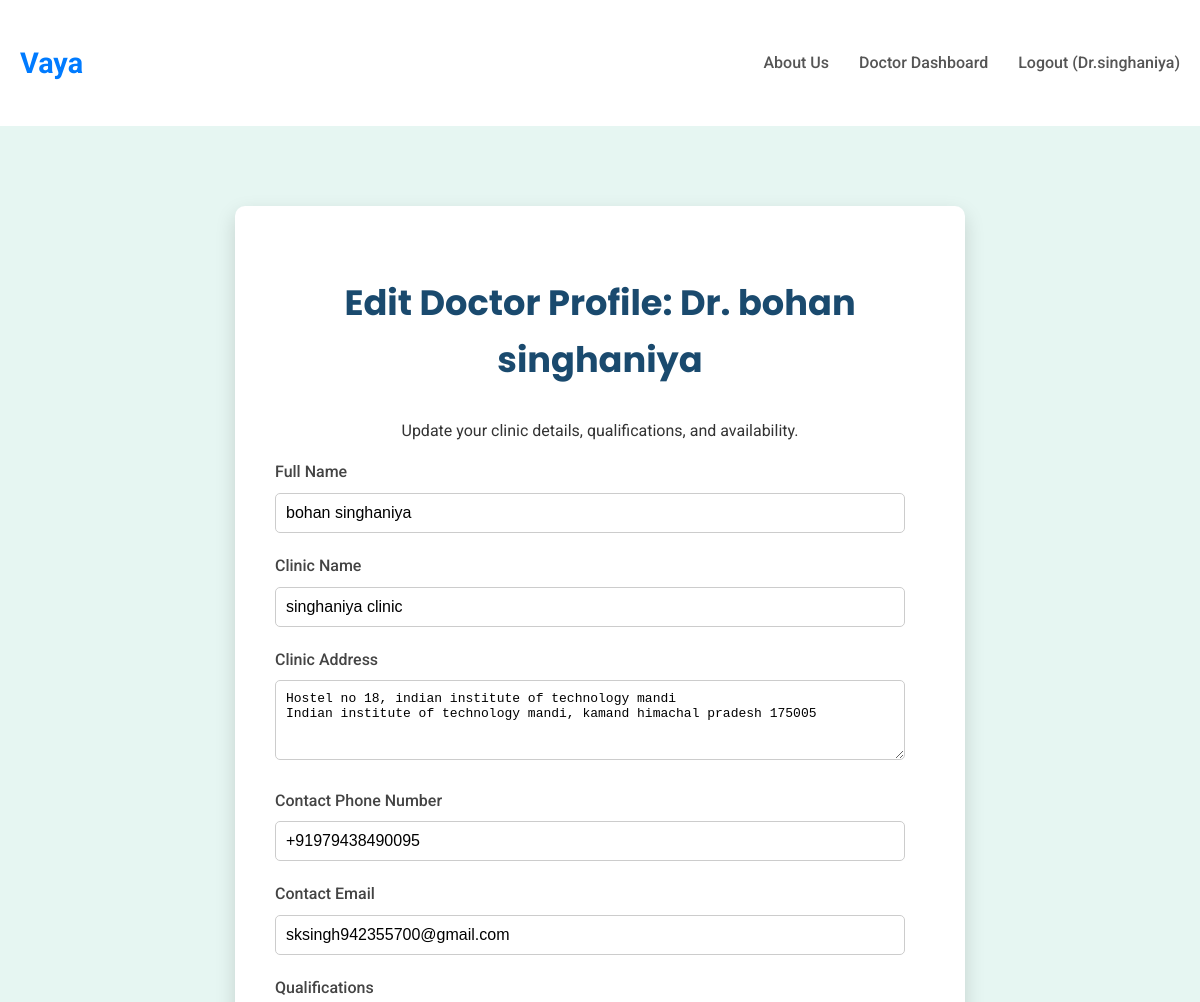
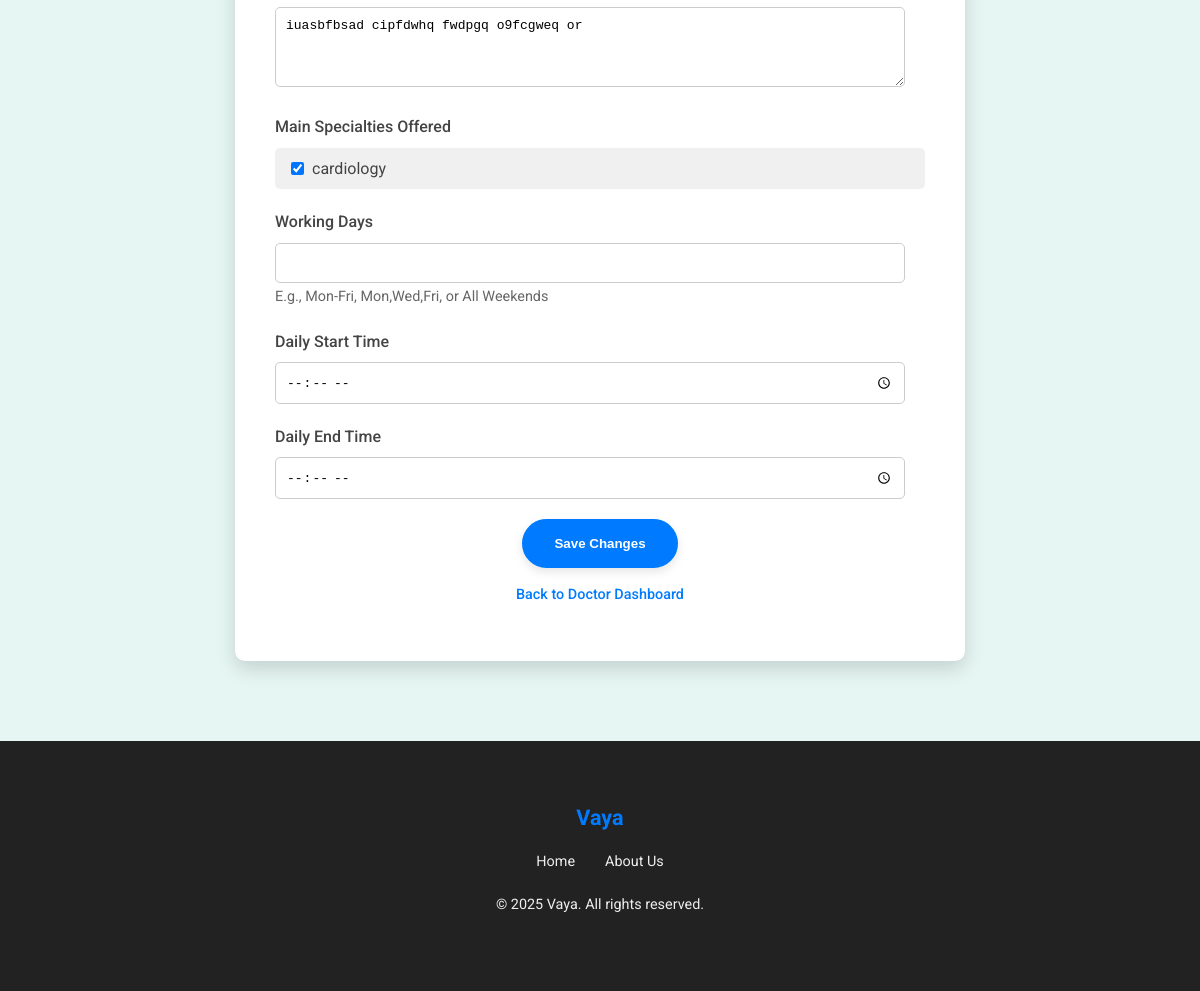
Screenshot of /doctors/profile/edit/ (signed in) with the database file from the repository (2 pictures, top to bottom).
### users/models.py (models this page shows, shortened)
class CustomUser(AbstractUser):
    phone_number = models.CharField(max_length=15, unique=True, blank=True, null=True)
    date_of_birth = models.DateField(blank=True, null=True)
    GENDER_CHOICES = [
        ('M', 'Male'),
        ('F', 'Female'),
        ('O', 'Other'),
        ('P', 'Prefer not to say'),
    ]
    gender = models.CharField(max_length=1, choices=GENDER_CHOICES, blank=True, null=True)
    groups = models.ManyToManyField(
        "auth.Group",
        verbose_name="groups",
        blank=True,
        help_text="The groups this user belongs to. A user will get all permissions granted to each of their groups.",
        related_name="customuser_set",
        related_query_name="customuser",
    )
    user_permissions = models.ManyToManyField(
        "auth.Permission",
        verbose_name="user permissions",
        blank=True,
        help_text="Specific permissions for this user.",
        related_name="customuser_set",
        related_query_name="customuser",
    )

### doctors/models.py (models this page shows, shortened)
class Doctor(models.Model):
    user = models.OneToOneField(CustomUser, on_delete=models.SET_NULL, null=True, blank=True, related_name='doctor_login_profile')
    full_name = models.CharField(max_length=200)
    specialties = models.ManyToManyField(Specialty, blank=True, related_name='doctors')
    clinic_name = models.CharField(max_length=200)
    clinic_address = models.TextField()
    contact_phone = models.CharField(max_length=15, unique=True)
    contact_email = models.EmailField(unique=True, blank=True, null=True)
    qualifications = models.TextField(blank=True, null=True)
    is_approved = models.BooleanField(default=False)
    working_days = models.CharField(
        max_length=100,
        blank=True,
        null=True,
        help_text="E.g., Mon-Fri, Mon,Wed,Fri, or All Weekends"
    )
    start_time = models.TimeField(blank=True, null=True)
    end_time = models.TimeField(blank=True, null=True)
    class Meta:
        ordering = ['full_name']

class Specialty(models.Model):
    name = models.CharField(max_length=100, unique=True)
    class Meta:
        verbose_name_plural = "Specialties"
    def __str__(self):
        return self.name

### doctors/views.py (the view)
# urls.py: path('profile/edit/', views.doctor_profile_edit, name='doctor_profile_edit'),
@login_required
def doctor_profile_edit(request):
    try:
        doctor = request.user.doctor_login_profile
        if not doctor.is_approved:
            messages.warning(request, "Your doctor profile is pending approval. You cannot edit it until approved.")
            return redirect('doctor_dashboard') # Or landing_page
    except Doctor.DoesNotExist:
        messages.error(request, "You are not registered as a doctor.")
        return redirect('register_clinic')
    if request.method == 'POST':
        form = DoctorProfileEditForm(request.POST, instance=doctor)
        if form.is_valid():
            doctor_instance = form.save(commit=False)
            doctor_instance.save() # Save the doctor's non-M2M fields
            form.save_m2m() # Save the ManyToManyField (specialties)
            messages.success(request, 'Your profile has been updated successfully!')
            return redirect('doctor_dashboard') # Redirect back to doctor dashboard
        else:
            messages.error(request, 'Please correct the errors below.')
    else:
        form = DoctorProfileEditForm(instance=doctor) # Pre-populate form with current doctor data
    context = {
        'form': form,
        'doctor': doctor, # Pass doctor object for template title/context
    }
    return render(request, 'doctors/doctor_profile_edit.html', context)

### templates/doctors/doctor_profile_edit.html (shortened to what this page needs)
{% extends 'base.html' %}
{% block content %}
    <section class="profile-edit-section">
        <div class="container">
            <div class="profile-edit-card">
                <h2>Edit Doctor Profile: Dr. {{ doctor.full_name }}</h2>
                <p>Update your clinic details, qualifications, and availability.</p>
                <form method="post">
                    {% for field in form %}
                        <div class="form-group">
                            <label for="{{ field.id_for_label }}">{{ field.label }}</label>
                            {% if field.name == 'specialties' %}
                                <ul class="checkbox-select-multiple">
                                    {% for choice in field %}
                                        <li>
                                            {{ choice.tag }}
                                            <label for="{{ choice.id_for_label }}">{{ choice.choice_label }}</label>
                                        </li>
                                    {% endfor %}
                                </ul>
                            {% else %}
                                {{ field }}
                            {% endif %}
                            {% if field.help_text %}
                                <small class="help-text">{{ field.help_text }}</small>
                            {% endif %}
                        </div>
                    {% endfor %}
                    <button type="submit" class="btn-primary">Save Changes</button>
                </form>
                <div class="help-text">
                    <p><a href="{% url 'doctor_dashboard' %}">Back to Doctor Dashboard</a></p>
                </div>
            </div>
        </div>
    </section>
{% endblock %}

### templates/base.html (shortened to what this page needs)
<!DOCTYPE html>
<html lang="en">
<head>
</head>
<body>
    <header>
        <div class="container navbar">
            <a href="{% url 'landing_page' %}" class="logo">Vaya</a>
            <nav>
                <ul class="nav-links">
                    <li><a href="{% url 'about_us' %}">About Us</a></li>
                    {% if user.is_authenticated %}
                        {% if user.doctor_login_profile and user.doctor_login_profile.is_approved %}
                            <li><a href="{% url 'doctor_dashboard' %}">Doctor Dashboard</a></li>
                        {% elif user.doctor_login_profile and not user.doctor_login_profile.is_approved %}
                            <li><a href="{% url 'landing_page' %}">Profile Pending</a></li>
                        {% else %}
                            <li><a href="{% url 'patient_dashboard' %}">Patient Dashboard</a></li>
                            <li><a href="{% url 'symptom_checker' %}">AI Assistant</a></li>
                        {% endif %}
                        <li><a href="{% url 'logout' %}">Logout ({{ user.username }})</a></li>
                    {% else %}
                        <li><a href="{% url 'register_clinic' %}">For Doctors</a></li>
                        <li><a href="{% url 'login' %}">Login</a></li>
                    {% endif %}
                </ul>
            </nav>
        </div>
    </header>
    {% block content %}{% endblock %}
    <footer>
        <div class="container">
            <a href="{% url 'landing_page' %}" class="logo">Vaya</a>
            <ul class="footer-links">
                <li><a href="{% url 'landing_page' %}">Home</a></li>
                <li><a href="{% url 'about_us' %}">About Us</a></li>
            </ul>
            <p>&copy; 2025 Vaya. All rights reserved.</p>
        </div>
    </footer>
</body>
</html>

### templates/base.html (style rules this page uses)
body { margin: 0; font-family: 'Roboto', sans-serif; line-height: 1.6; color: #333; background-color: #f8fcfb; display: flex; flex-direction: column; min-height: 100vh; }
h1, h2, h3 { font-family: 'Poppins', sans-serif; color: #1a4a6e; }
.container { max-width: 1200px; margin: 0 auto; padding: 20px; }
header { background-color: #fff; padding: 20px 0; box-shadow: 0 2px 4px rgba(0,0,0,0.05); }
.navbar { display: flex; justify-content: space-between; align-items: center; }
.logo { font-size: 1.8em; font-weight: 700; color: #007bff; text-decoration: none; }
.nav-links { list-style: none; margin: 0; padding: 0; display: flex; }
.nav-links li { margin-left: 30px; }
.nav-links a { text-decoration: none; color: #555; font-weight: 500; transition: color 0.3s ease; }
.btn-primary { background-color: #007bff; color: #fff; border: 2px solid #007bff; display: inline-block; padding: 15px 30px; border-radius: 50px; text-decoration: none; font-weight: 600; transition: background-color 0.3s ease, color 0.3s ease, transform 0.2s ease; box-shadow: 0 4px 10px rgba(0,0,0,0.1); }
.form-group { margin-bottom: 20px; text-align: left; }
.form-group label { display: block; margin-bottom: 8px; font-weight: 500; color: #444; }
.form-group input[type="text"], .form-group input[type="email"], .form-group input[type="tel"], .form-group input[type="password"], .form-group input[type="date"], .form-group input[type="time"], .form-group textarea, .form-group select { width: calc(100% - 20px); padding: 10px; border: 1px solid #ccc; border-radius: 5px; font-size: 1em; box-sizing: border-box; }
.form-group textarea { resize: vertical; min-height: 80px; }
.form-group input[type="checkbox"] { margin-right: 10px; }
footer { background-color: #222; color: #eee; padding: 40px 0; text-align: center; font-size: 0.9em; margin-top: auto; }
footer .logo { color: #007bff; font-size: 1.5em; margin-bottom: 15px; display: inline-block; }
.footer-links { list-style: none; padding: 0; margin: 0 0 20px 0; display: flex; justify-content: center; flex-wrap: wrap; gap: 15px 30px; }
.footer-links a { color: #eee; text-decoration: none; transition: color 0.3s ease; }

### templates/doctors/doctor_profile_edit.html (style rules this page uses)
.profile-edit-section { flex-grow: 1; padding: 60px 0; background-color: #e6f6f2; display: flex; align-items: center; justify-content: center; }
.profile-edit-card { background-color: #fff; padding: 40px; border-radius: 10px; box-shadow: 0 8px 20px rgba(0,0,0,0.15); width: 100%; max-width: 650px; text-align: center; }
.profile-edit-card h2 { font-size: 2.2em; margin-bottom: 30px; }
.help-text { font-size: 0.9em; color: #666; margin-top: 15px; }
.help-text a { color: #007bff; text-decoration: none; font-weight: 500; }
.form-group ul.checkbox-select-multiple { list-style: none; padding: 0; margin: 0; display: grid; grid-template-columns: repeat(auto-fit, minmax(150px, 1fr)); gap: 10px; }
.form-group ul.checkbox-select-multiple li { display: flex; align-items: center; background-color: #f0f0f0; padding: 8px 12px; border-radius: 5px; cursor: pointer; transition: background-color 0.2s ease; }
.form-group ul.checkbox-select-multiple input[type="checkbox"] { margin-right: 8px; cursor: pointer; }
.form-group ul.checkbox-select-multiple label { margin-bottom: 0; cursor: pointer; font-weight: normal; display: inline; }

### rows the page displays
CustomUser: username "Dr.singhaniya"
Doctor: full_name "bohan singhaniya", form "bohan singhaniya" "singhaniya clinic" "Hostel no 18, indian institute of technology mandi Indian institute of technology mandi, kamand himachal pradesh 175005" "+91979438490095" "sksingh942355700@gmail.com" "iuasbfbsad cipfdwhq fwdpgq o9fcgweq or"
Specialty: choice_label "cardiology"

### other values shown
{{ field.label }} "Full Name" "Clinic Name" "Clinic Address" "Contact Phone Number" "Contact Email" "Qualifications" "Main Specialties Offered" "Working Days" "Daily Start Time" "Daily End Time"
{{ field.help_text }} "E.g., Mon-Fri, Mon,Wed,Fri, or All Weekends"
